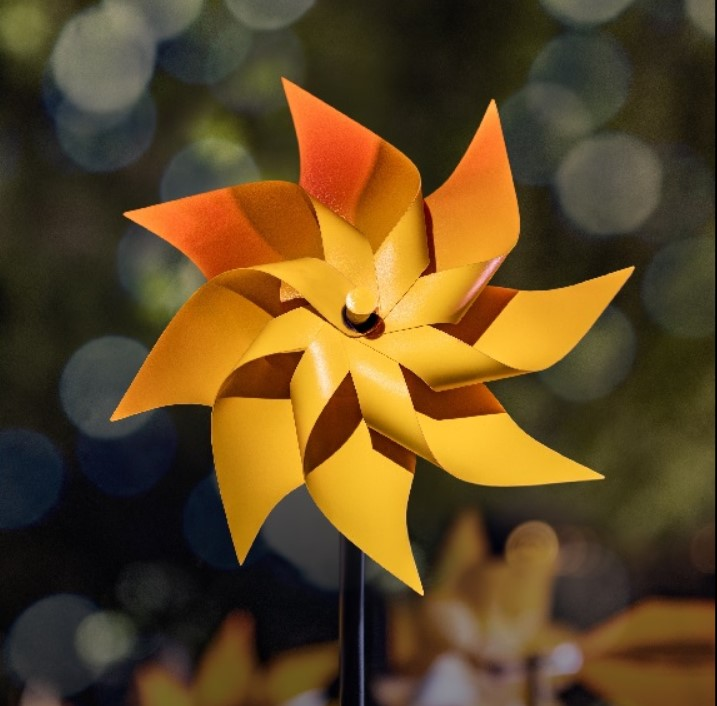
#> input picture Input/imagesrcfile.jpg, 717 x 706 px, found by its file name
$ python sobel_python.py
#> lines starting #> are read from the running program, lines starting #| are printed output that depends on the picture; long printed decimals are rounded
from PIL import Image
import numpy as np

img_path = "C:\\SOBEL_PROJECT\\Input\\imagesrcfile.jpg"
image = Image.open(img_path)
#> image is the input picture: PIL image 717x706 RGB; mean R, G, B 95.6, 71.9, 35
print('Original Image Size:', image.size)
#| Original Image Size: (717, 706)
print('Original Image Mode:', image.mode)
#| Original Image Mode: RGB
## Convert the image to grayscale
G_image = image.convert('L')
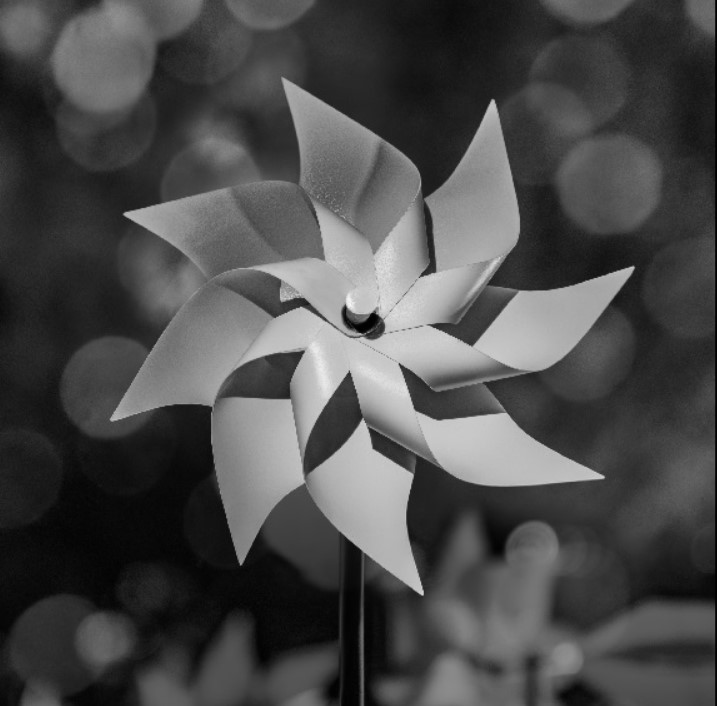
#> G_image: PIL image 717x706 L; min 0, max 250, mean 74.8
G_image.save("../Gray_image.png")
print("Gray_image.png created successfully!")

## Resize the grayscale image to 100x100 pixels
G_image = G_image.resize((100, 100))
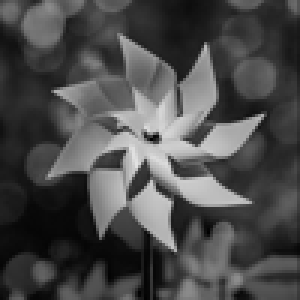
#> G_image: PIL image 100x100 L (shown 3 times larger); min 1, max 226, mean 74.8
G_image.save("../Gray_image_resized.png")
print("Gray_image_resized.png created successfully!")

print('Grayscale Image Size:', G_image.size)
#| Grayscale Image Size: (100, 100)
print('Grayscale Image Mode:', G_image.mode)
#| Grayscale Image Mode: L
first_pixel = G_image.getpixel((0, 0))
#> first_pixel = 69
print('First pixel value:', first_pixel)
#| First pixel value: 69
print("Pixel at (1, 0):", G_image.getpixel((1, 0))) ## Get the pixel at (1, 0)
#| Pixel at (1, 0): 79
print("Pixel at (2, 0):", G_image.getpixel((2, 0))) ### Get the pixel at (2, 0)
#| Pixel at (2, 0): 87
print("Pixel at (0, 1):", G_image.getpixel((0, 1))) # ## Get the pixel at (0, 1)
#| Pixel at (0, 1): 83
first_pixel = G_image.getpixel((0, 0))
binary_pixel = format(first_pixel, '08b')
#> binary_pixel = '01000101'
print("First pixel decimal:", first_pixel)
#| First pixel decimal: 69
print("First pixel binary:", binary_pixel)
#| First pixel binary: 01000101
# Create imagesrc.txt
with open("../imagesrc.txt", "w") as file:
    for y in range(100):
        for x in range(100):
            pixel = G_image.getpixel((x, y))
            binary_pixel = format(pixel, '08b')
            file.write(binary_pixel + "\n")
print("imagesrc.txt created successfully!")

# Sobel horizontal kernel
Kx = np.array([
    [-1,  0,  1],
    [-2,  0,  2],
    [-1,  0,  1]
])

# Sobel vertical kernel
Ky = np.array([
    [-1, -2, -1],
    [ 0,  0,  0],
    [ 1,  2,  1]
])

print("Kx:")
print(Kx)

print("Ky:")
print(Ky)


# Convert the grayscale image into a NumPy array
image_array = np.array(G_image)

# Create arrays to store Sobel gradients
Gx = np.zeros((100, 100), dtype=np.float32)
Gy = np.zeros((100, 100), dtype=np.float32)

# Apply Sobel convolution
for y in range(1, 99):
    for x in range(1, 99):

        # Get the 3x3 window
        window = image_array[y-1:y+2, x-1:x+2]

        # Calculate horizontal and vertical gradients
        Gx[y, x] = np.sum(window * Kx)
        Gy[y, x] = np.sum(window * Ky)
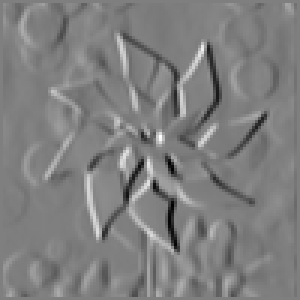
#> Gx: shape (100, 100) float32 (shown 3 times larger); min -662, max 665, mean 1.4; drawn with min black and max white
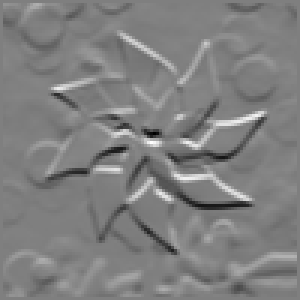
#> Gy: shape (100, 100) float32 (shown 3 times larger); min -691, max 686, mean -0.1; drawn with min black and max white

print("Sobel convolution completed!")

print("Gx at (1,1):", Gx[1,1])
#| Gx at (1,1): 78.0
print("Gy at (1,1):", Gy[1,1])
#| Gy at (1,1): 108.0


# Calculate Euclidean edge magnitude
magnitude = np.sqrt(Gx**2 + Gy**2)
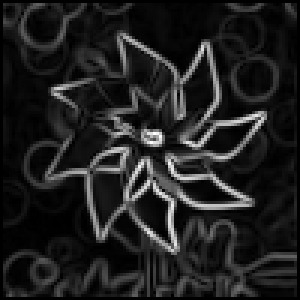
#> magnitude: shape (100, 100) float32 (shown 3 times larger); min 0, max 723.1, mean 91.5; drawn with min black and max white

print("Euclidean magnitude calculated!")

print("Magnitude at (1,1):", magnitude[1,1])
#| Magnitude at (1,1): 133.222

# Convert magnitude values to 8-bit pixel values
edges_image = np.clip(magnitude, 0, 255).astype(np.uint8)
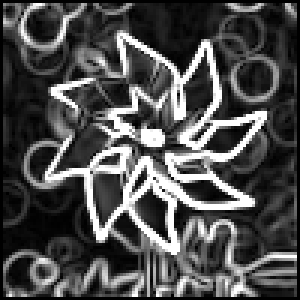
#> edges_image: shape (100, 100) (shown 3 times larger); min 0, max 255, mean 77.3

# Save the Sobel edge image
Image.fromarray(edges_image).save("../edges_python.png")

print("edges_python.png created successfully!")

# NORMALIZED IMAGE
# -----------------------------
magnitude_normalized = magnitude / magnitude.max() * 255.0

edges_normalized = magnitude_normalized.astype(np.uint8)
Image.fromarray(edges_normalized).save("../edges_python_normalized.png")

# Save raw Euclidean magnitude values to python_ref.txt
np.savetxt("../python_ref.txt", magnitude, fmt="%.6f")

print("python_ref.txt created successfully!")
